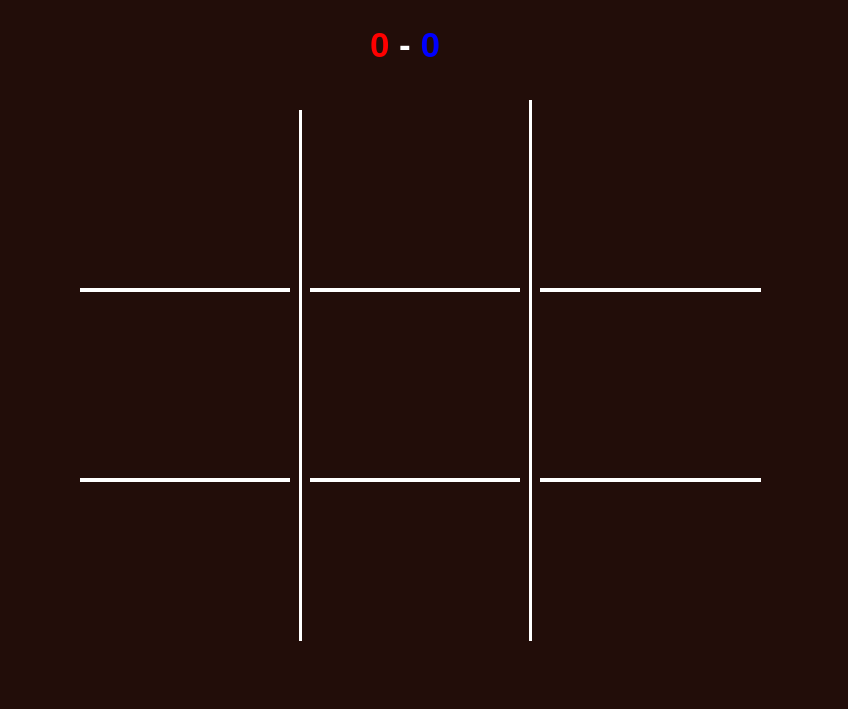
<?xml version="1.0" encoding="UTF-8"?>
<ui version="4.0">
 <author>MrArshiaHacker</author>
 <class>MainWindow</class>
 <widget class="QMainWindow" name="MainWindow">
  <property name="geometry">
   <rect>
    <x>0</x>
    <y>0</y>
    <width>848</width>
    <height>709</height>
   </rect>
  </property>
  <property name="windowTitle">
   <string>Tic Tac Toe</string>
  </property>
  <property name="styleSheet">
   <string notr="true">background-color: rgb(34, 13, 9);</string>
  </property>
  <widget class="QWidget" name="centralwidget">
   <widget class="Line" name="line">
    <property name="geometry">
     <rect>
      <x>80</x>
      <y>280</y>
      <width>681</width>
      <height>21</height>
     </rect>
    </property>
    <property name="styleSheet">
     <string notr="true">color: rgb(255, 255, 255);</string>
    </property>
    <property name="frameShadow">
     <enum>QFrame::Plain</enum>
    </property>
    <property name="lineWidth">
     <number>4</number>
    </property>
    <property name="orientation">
     <enum>Qt::Horizontal</enum>
    </property>
   </widget>
   <widget class="Line" name="line_2">
    <property name="geometry">
     <rect>
      <x>80</x>
      <y>470</y>
      <width>681</width>
      <height>21</height>
     </rect>
    </property>
    <property name="styleSheet">
     <string notr="true">color: rgb(255, 255, 255);</string>
    </property>
    <property name="frameShadow">
     <enum>QFrame::Plain</enum>
    </property>
    <property name="lineWidth">
     <number>4</number>
    </property>
    <property name="orientation">
     <enum>Qt::Horizontal</enum>
    </property>
   </widget>
   <widget class="Line" name="line_4">
    <property name="geometry">
     <rect>
      <x>290</x>
      <y>110</y>
      <width>20</width>
      <height>531</height>
     </rect>
    </property>
    <property name="styleSheet">
     <string notr="true">color: rgb(255, 255, 255);</string>
    </property>
    <property name="frameShadow">
     <enum>QFrame::Plain</enum>
    </property>
    <property name="lineWidth">
     <number>3</number>
    </property>
    <property name="orientation">
     <enum>Qt::Vertical</enum>
    </property>
   </widget>
   <widget class="Line" name="line_5">
    <property name="geometry">
     <rect>
      <x>520</x>
      <y>100</y>
      <width>20</width>
      <height>541</height>
     </rect>
    </property>
    <property name="styleSheet">
     <string notr="true">color: rgb(255, 255, 255);</string>
    </property>
    <property name="frameShadow">
     <enum>QFrame::Plain</enum>
    </property>
    <property name="lineWidth">
     <number>3</number>
    </property>
    <property name="orientation">
     <enum>Qt::Vertical</enum>
    </property>
   </widget>
   <widget class="QPushButton" name="button3">
    <property name="geometry">
     <rect>
      <x>550</x>
      <y>120</y>
      <width>201</width>
      <height>151</height>
     </rect>
    </property>
    <property name="font">
     <font>
      <pointsize>72</pointsize>
      <weight>75</weight>
      <bold>true</bold>
     </font>
    </property>
    <property name="styleSheet">
     <string notr="true">color: rgb(255, 0, 0);</string>
    </property>
    <property name="text">
     <string/>
    </property>
    <property name="checkable">
     <bool>false</bool>
    </property>
    <property name="flat">
     <bool>true</bool>
    </property>
   </widget>
   <widget class="QPushButton" name="button6">
    <property name="geometry">
     <rect>
      <x>550</x>
      <y>310</y>
      <width>201</width>
      <height>151</height>
     </rect>
    </property>
    <property name="font">
     <font>
      <pointsize>72</pointsize>
      <weight>75</weight>
      <bold>true</bold>
     </font>
    </property>
    <property name="styleSheet">
     <string notr="true">color: rgb(255, 0, 0);</string>
    </property>
    <property name="text">
     <string/>
    </property>
    <property name="checkable">
     <bool>false</bool>
    </property>
    <property name="flat">
     <bool>true</bool>
    </property>
   </widget>
   <widget class="QPushButton" name="button9">
    <property name="geometry">
     <rect>
      <x>550</x>
      <y>490</y>
      <width>201</width>
      <height>151</height>
     </rect>
    </property>
    <property name="font">
     <font>
      <pointsize>72</pointsize>
      <weight>75</weight>
      <bold>true</bold>
     </font>
    </property>
    <property name="styleSheet">
     <string notr="true">color: rgb(255, 0, 0);</string>
    </property>
    <property name="text">
     <string/>
    </property>
    <property name="checkable">
     <bool>false</bool>
    </property>
    <property name="flat">
     <bool>true</bool>
    </property>
   </widget>
   <widget class="QPushButton" name="button2">
    <property name="geometry">
     <rect>
      <x>320</x>
      <y>110</y>
      <width>201</width>
      <height>151</height>
     </rect>
    </property>
    <property name="font">
     <font>
      <pointsize>72</pointsize>
      <weight>75</weight>
      <bold>true</bold>
     </font>
    </property>
    <property name="styleSheet">
     <string notr="true">color: rgb(255, 0, 0);</string>
    </property>
    <property name="text">
     <string/>
    </property>
    <property name="checkable">
     <bool>false</bool>
    </property>
    <property name="flat">
     <bool>true</bool>
    </property>
   </widget>
   <widget class="QPushButton" name="button5">
    <property name="geometry">
     <rect>
      <x>310</x>
      <y>310</y>
      <width>201</width>
      <height>151</height>
     </rect>
    </property>
    <property name="font">
     <font>
      <pointsize>72</pointsize>
      <weight>75</weight>
      <bold>true</bold>
     </font>
    </property>
    <property name="styleSheet">
     <string notr="true">color: rgb(255, 0, 0);</string>
    </property>
    <property name="text">
     <string/>
    </property>
    <property name="checkable">
     <bool>false</bool>
    </property>
    <property name="flat">
     <bool>true</bool>
    </property>
   </widget>
   <widget class="QPushButton" name="button8">
    <property name="geometry">
     <rect>
      <x>320</x>
      <y>490</y>
      <width>201</width>
      <height>151</height>
     </rect>
    </property>
    <property name="font">
     <font>
      <pointsize>72</pointsize>
      <weight>75</weight>
      <bold>true</bold>
     </font>
    </property>
    <property name="styleSheet">
     <string notr="true">color: rgb(255, 0, 0);</string>
    </property>
    <property name="text">
     <string/>
    </property>
    <property name="checkable">
     <bool>false</bool>
    </property>
    <property name="flat">
     <bool>true</bool>
    </property>
   </widget>
   <widget class="QPushButton" name="button1">
    <property name="geometry">
     <rect>
      <x>90</x>
      <y>110</y>
      <width>201</width>
      <height>151</height>
     </rect>
    </property>
    <property name="font">
     <font>
      <pointsize>72</pointsize>
      <weight>75</weight>
      <bold>true</bold>
     </font>
    </property>
    <property name="styleSheet">
     <string notr="true">color: rgb(255, 0, 0);</string>
    </property>
    <property name="text">
     <string/>
    </property>
    <property name="checkable">
     <bool>false</bool>
    </property>
    <property name="flat">
     <bool>true</bool>
    </property>
   </widget>
   <widget class="QPushButton" name="button4">
    <property name="geometry">
     <rect>
      <x>80</x>
      <y>310</y>
      <width>201</width>
      <height>151</height>
     </rect>
    </property>
    <property name="font">
     <font>
      <pointsize>72</pointsize>
      <weight>75</weight>
      <bold>true</bold>
     </font>
    </property>
    <property name="styleSheet">
     <string notr="true">color: rgb(255, 0, 0);</string>
    </property>
    <property name="text">
     <string/>
    </property>
    <property name="checkable">
     <bool>false</bool>
    </property>
    <property name="flat">
     <bool>true</bool>
    </property>
   </widget>
   <widget class="QPushButton" name="button7">
    <property name="geometry">
     <rect>
      <x>80</x>
      <y>490</y>
      <width>201</width>
      <height>151</height>
     </rect>
    </property>
    <property name="font">
     <font>
      <pointsize>72</pointsize>
      <weight>75</weight>
      <bold>true</bold>
     </font>
    </property>
    <property name="styleSheet">
     <string notr="true">color: rgb(255, 0, 0);</string>
    </property>
    <property name="text">
     <string/>
    </property>
    <property name="checkable">
     <bool>false</bool>
    </property>
    <property name="flat">
     <bool>true</bool>
    </property>
   </widget>
   <widget class="QLabel" name="label">
    <property name="geometry">
     <rect>
      <x>370</x>
      <y>20</y>
      <width>101</width>
      <height>51</height>
     </rect>
    </property>
    <property name="font">
     <font>
      <pointsize>26</pointsize>
      <weight>75</weight>
      <bold>true</bold>
     </font>
    </property>
    <property name="text">
     <string>&lt;html&gt;&lt;head/&gt;&lt;body&gt;&lt;p&gt;&lt;span style=&quot; color:#ff0000;&quot;&gt;0 &lt;/span&gt;&lt;span style=&quot; color:#ffffff;&quot;&gt;- &lt;/span&gt;&lt;span style=&quot; color:#0000ff;&quot;&gt;0&lt;/span&gt;&lt;/p&gt;&lt;/body&gt;&lt;/html&gt;</string>
    </property>
   </widget>
  </widget>
  <widget class="QMenuBar" name="menubar">
   <property name="geometry">
    <rect>
     <x>0</x>
     <y>0</y>
     <width>848</width>
     <height>26</height>
    </rect>
   </property>
  </widget>
 </widget>
 <resources/>
 <connections>
  <connection>
   <sender>button1</sender>
   <signal>clicked()</signal>
   <receiver>button1</receiver>
   <slot>showMenu()</slot>
   <hints>
    <hint type="sourcelabel">
     <x>110</x>
     <y>101</y>
    </hint>
    <hint type="destinationlabel">
     <x>110</x>
     <y>101</y>
    </hint>
   </hints>
  </connection>
  <connection>
   <sender>button2</sender>
   <signal>clicked()</signal>
   <receiver>button2</receiver>
   <slot>showMenu()</slot>
   <hints>
    <hint type="sourcelabel">
     <x>340</x>
     <y>101</y>
    </hint>
    <hint type="destinationlabel">
     <x>340</x>
     <y>101</y>
    </hint>
   </hints>
  </connection>
  <connection>
   <sender>button3</sender>
   <signal>clicked()</signal>
   <receiver>button3</receiver>
   <slot>showMenu()</slot>
   <hints>
    <hint type="sourcelabel">
     <x>570</x>
     <y>111</y>
    </hint>
    <hint type="destinationlabel">
     <x>570</x>
     <y>111</y>
    </hint>
   </hints>
  </connection>
 </connections>
</ui>
